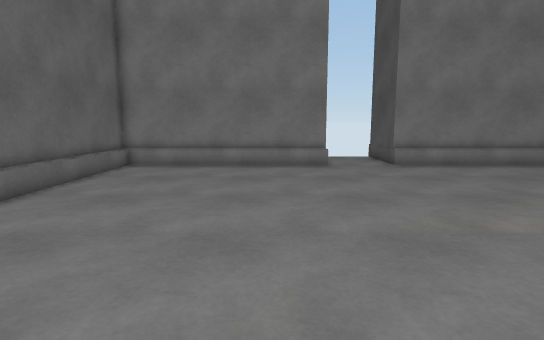
View 1 (above)

13 first-person views from a walk through a 3-D level made in the Unity game engine. The camera is 1.2 m above the floor, tilts 8° down and sees 80° across. The floor is counted in squares, 0.5 m on a side. Each view is taken from the middle of a square. On the plan, view 1 faces up. The plan holds only what a view shows up to about 20 squares ahead; the rest is blank. The player character is not drawn. Surface patterns are stand-ins for the level's own textures.

View 2
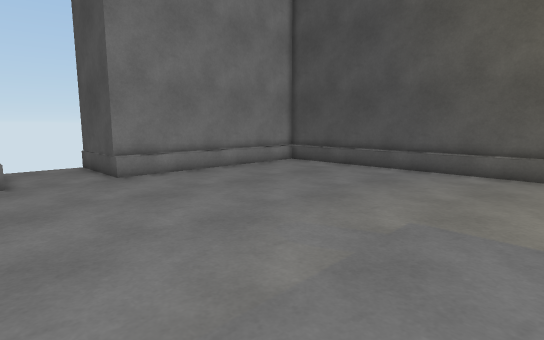

View 3
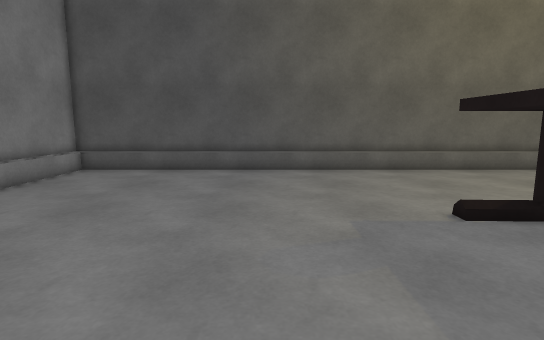

View 4
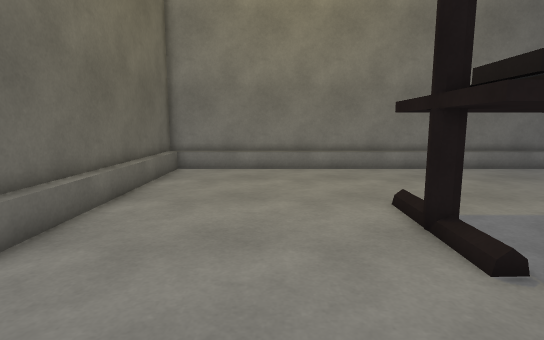

View 5
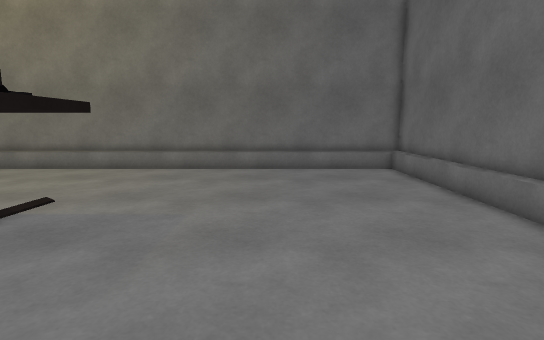

View 6
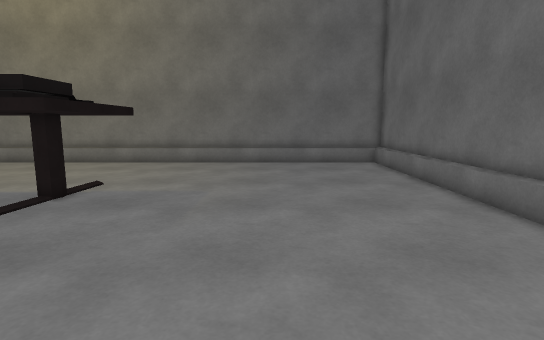

View 7
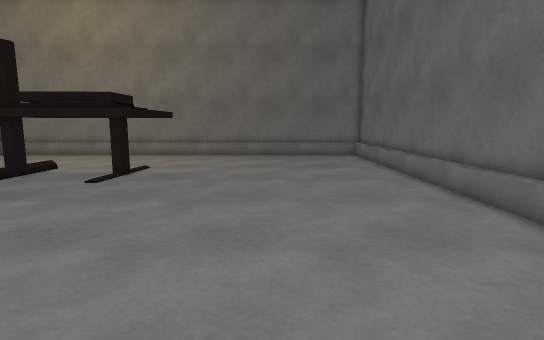

View 8
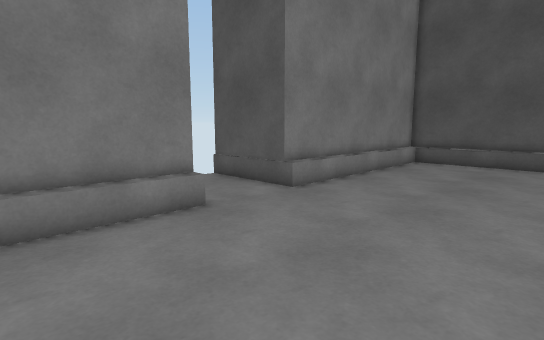

View 9
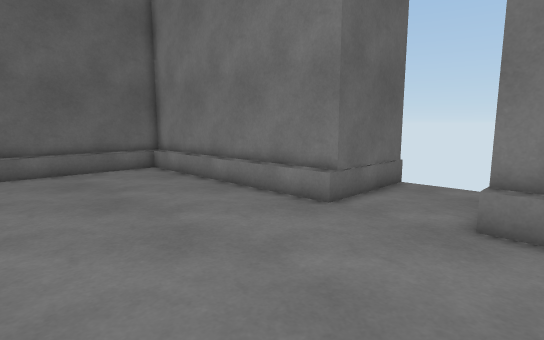

View 10
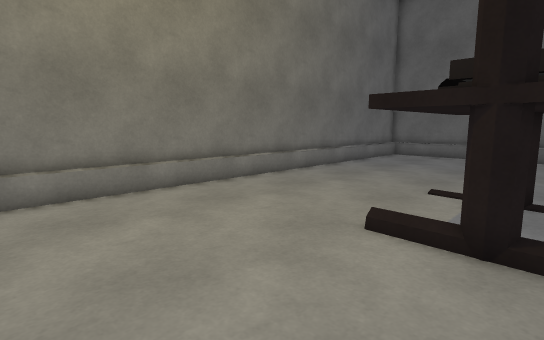

View 11
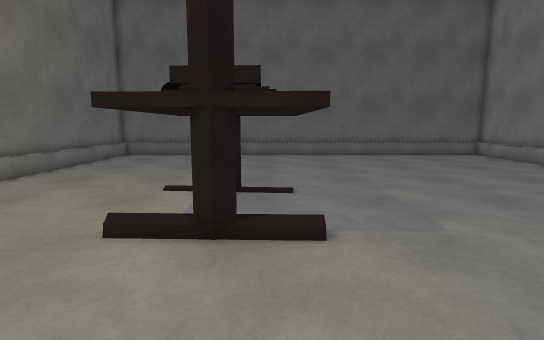

View 12
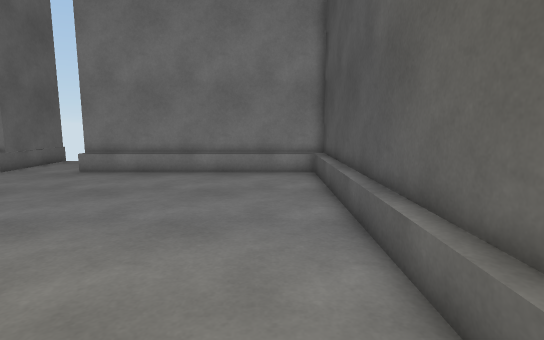

View 13
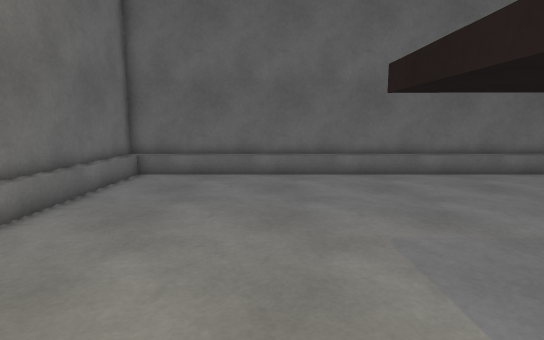

### Floor plan
Key: @ floor where view 1 was taken; # wall or solid block; . floor; / step, stairs or slope; ^ raised ledge; O other object.
Columns run from 9 left of view 1 to 20 right of it. Each row starts with its distance up from view 1.
 24             # ..#
 23             #...#
 22             #...#
 21             #...#
 20 #############...##############
 19 #////////////....////////////#
 18 #.........................../#
 17 #.........................../#
 16 #.........................../#
 15 #.........................../#
 14 #.........................../#
 13 #.........................../#
 12 #.........................../#
 11 #.........................../#
 10 #.........................../#
  9 #.........................../#
  8 #.........................../#
  7 #.........................../#
  6 #.........................../#
  5 #.........................../#
  4 #............^^^^^^^......../#
  3 #............^OOOOO^......../#
  2 #............^OOOOO#......../#
  1 #............^OO OO^......../#
  0 #........@...OO   O^......../#
 -1 #............^^^^.........../#
 -2 #.........................../#
 -3 #.........................../#
 -4 #.........................../#
 -5 #.........................../#
 -6 #.........................../#
 -7 #.........................../#
 -8 #.........................../#
 -9 ##############################

Where each view was taken, in squares from view 1:
view 1: 0 up, 0 right, facing up
view 2: 4 up, 2 right, facing up-right
view 3: 9 up, 2 right, facing right
view 4: 9 up, 14 right, facing down
view 5: 9 up, 2 left, facing down
view 6: 12 up, 2 left, facing down
view 7: 17 up, 2 left, facing down
view 8: 11 up, 2 left, facing up-right
view 9: 11 up, 9 right, facing up-left
view 10: 3 up, 17 right, facing down-left
view 11: 3 up, 17 right, facing left
view 12: 3 up, 17 right, facing up
view 13: 2 down, 7 right, facing left
